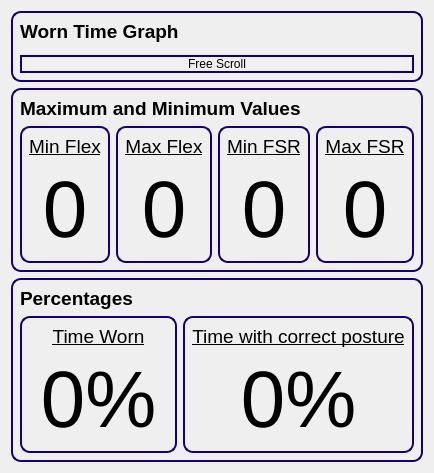
         <widget class="QWidget" name="page_6">
          <layout class="QGridLayout" name="gridLayout_21">
           <item row="2" column="0" colspan="2">
            <widget class="QWidget" name="widget_13" native="true">
             <property name="styleSheet">
              <string notr="true">  border: 2px solid rgb(25, 0, 108);
  border-radius: 10px;</string>
             </property>
             <layout class="QGridLayout" name="gridLayout_19">
              <item row="0" column="0" alignment="Qt::AlignTop">
               <widget class="QLabel" name="label_13">
                <property name="font">
                 <font>
                  <pointsize>14</pointsize>
                  <bold>true</bold>
                 </font>
                </property>
                <property name="styleSheet">
                 <string notr="true">border:0px</string>
                </property>
                <property name="text">
                 <string>Percentages</string>
                </property>
               </widget>
              </item>
              <item row="1" column="0">
               <layout class="QHBoxLayout" name="horizontalLayout_5">
                <item>
                 <widget class="QWidget" name="widget_16" native="true">
                  <layout class="QVBoxLayout" name="verticalLayout_6">
                   <item>
                    <widget class="QLabel" name="label_22">
                     <property name="font">
                      <font>
                       <pointsize>14</pointsize>
                       <underline>true</underline>
                      </font>
                     </property>
                     <property name="styleSheet">
                      <string notr="true">  border: 0px solid rgb(25, 0, 108);
  border-radius: 10px;</string>
                     </property>
                     <property name="text">
                      <string>Time Worn</string>
                     </property>
                     <property name="alignment">
                      <set>Qt::AlignCenter</set>
                     </property>
                    </widget>
                   </item>
                   <item>
                    <widget class="QLabel" name="label_23">
                     <property name="font">
                      <font>
                       <pointsize>60</pointsize>
                      </font>
                     </property>
                     <property name="styleSheet">
                      <string notr="true">  border: 0px solid rgb(25, 0, 108);
  border-radius: 10px;</string>
                     </property>
                     <property name="text">
                      <string>0%</string>
                     </property>
                     <property name="alignment">
                      <set>Qt::AlignCenter</set>
                     </property>
                    </widget>
                   </item>
                  </layout>
                 </widget>
                </item>
                <item>
                 <widget class="QWidget" name="widget_14" native="true">
                  <layout class="QVBoxLayout" name="verticalLayout_11">
                   <item>
                    <widget class="QLabel" name="label_24">
                     <property name="font">
                      <font>
                       <pointsize>14</pointsize>
                       <underline>true</underline>
                      </font>
                     </property>
                     <property name="styleSheet">
                      <string notr="true">  border: 0px solid rgb(25, 0, 108);
  border-radius: 10px;</string>
                     </property>
                     <property name="text">
                      <string>Time with correct posture</string>
                     </property>
                     <property name="alignment">
                      <set>Qt::AlignCenter</set>
                     </property>
                    </widget>
                   </item>
                   <item>
                    <widget class="QLabel" name="label_25">
                     <property name="font">
                      <font>
                       <pointsize>60</pointsize>
                      </font>
                     </property>
                     <property name="styleSheet">
                      <string notr="true">  border: 0px solid rgb(25, 0, 108);
  border-radius: 10px;</string>
                     </property>
                     <property name="text">
                      <string>0%</string>
                     </property>
                     <property name="alignment">
                      <set>Qt::AlignCenter</set>
                     </property>
                    </widget>
                   </item>
                  </layout>
                 </widget>
                </item>
               </layout>
              </item>
             </layout>
            </widget>
           </item>
           <item row="1" column="0" colspan="2">
            <widget class="QWidget" name="widget_15" native="true">
             <property name="styleSheet">
              <string notr="true">  border: 2px solid rgb(25, 0, 108);
  border-radius: 10px;</string>
             </property>
             <layout class="QGridLayout" name="gridLayout_20">
              <item row="1" column="0">
               <layout class="QVBoxLayout" name="verticalLayout_5">
                <item>
                 <layout class="QHBoxLayout" name="horizontalLayout_6">
                  <item>
                   <widget class="QWidget" name="widget_6" native="true">
                    <layout class="QVBoxLayout" name="verticalLayout_7">
                     <item>
                      <widget class="QLabel" name="label_7">
                       <property name="font">
                        <font>
                         <pointsize>14</pointsize>
                         <underline>true</underline>
                        </font>
                       </property>
                       <property name="styleSheet">
                        <string notr="true">  border: 0px solid rgb(25, 0, 108);
  border-radius: 10px;</string>
                       </property>
                       <property name="text">
                        <string>Min Flex</string>
                       </property>
                       <property name="alignment">
                        <set>Qt::AlignCenter</set>
                       </property>
                      </widget>
                     </item>
                     <item>
                      <widget class="QLabel" name="label_18">
                       <property name="font">
                        <font>
                         <pointsize>60</pointsize>
                        </font>
                       </property>
                       <property name="styleSheet">
                        <string notr="true">  border: 0px solid rgb(25, 0, 108);
  border-radius: 10px;</string>
                       </property>
                       <property name="text">
                        <string>0</string>
                       </property>
                       <property name="alignment">
                        <set>Qt::AlignCenter</set>
                       </property>
                      </widget>
                     </item>
                    </layout>
                   </widget>
                  </item>
                  <item>
                   <widget class="QWidget" name="widget_10" native="true">
                    <layout class="QVBoxLayout" name="verticalLayout_8">
                     <item>
                      <widget class="QLabel" name="label_8">
                       <property name="font">
                        <font>
                         <pointsize>14</pointsize>
                         <underline>true</underline>
                        </font>
                       </property>
                       <property name="styleSheet">
                        <string notr="true">  border: 0px solid rgb(25, 0, 108);
  border-radius: 10px;</string>
                       </property>
                       <property name="text">
                        <string>Max Flex</string>
                       </property>
                       <property name="alignment">
                        <set>Qt::AlignCenter</set>
                       </property>
                      </widget>
                     </item>
                     <item>
                      <widget class="QLabel" name="label_19">
                       <property name="font">
                        <font>
                         <pointsize>60</pointsize>
                        </font>
                       </property>
                       <property name="styleSheet">
                        <string notr="true">  border: 0px solid rgb(25, 0, 108);
  border-radius: 10px;</string>
                       </property>
                       <property name="text">
                        <string>0</string>
                       </property>
                       <property name="alignment">
                        <set>Qt::AlignCenter</set>
                       </property>
                      </widget>
                     </item>
                    </layout>
                   </widget>
                  </item>
                  <item>
                   <widget class="QWidget" name="widget_8" native="true">
                    <layout class="QVBoxLayout" name="verticalLayout_9">
                     <item>
                      <widget class="QLabel" name="label_11">
                       <property name="font">
                        <font>
                         <pointsize>14</pointsize>
                         <underline>true</underline>
                        </font>
                       </property>
                       <property name="styleSheet">
                        <string notr="true">  border: 0px solid rgb(25, 0, 108);
  border-radius: 10px;</string>
                       </property>
                       <property name="text">
                        <string>Min FSR</string>
                       </property>
                       <property name="alignment">
                        <set>Qt::AlignCenter</set>
                       </property>
                      </widget>
                     </item>
                     <item>
                      <widget class="QLabel" name="label_20">
                       <property name="font">
                        <font>
                         <pointsize>60</pointsize>
                        </font>
                       </property>
                       <property name="styleSheet">
                        <string notr="true">  border: 0px solid rgb(25, 0, 108);
  border-radius: 10px;</string>
                       </property>
                       <property name="text">
                        <string>0</string>
                       </property>
                       <property name="alignment">
                        <set>Qt::AlignCenter</set>
                       </property>
                      </widget>
                     </item>
                    </layout>
                   </widget>
                  </item>
                  <item>
                   <widget class="QWidget" name="widget_4" native="true">
                    <layout class="QVBoxLayout" name="verticalLayout_10">
                     <item>
                      <widget class="QLabel" name="label_12">
                       <property name="font">
                        <font>
                         <pointsize>14</pointsize>
                         <underline>true</underline>
                        </font>
                       </property>
                       <property name="styleSheet">
                        <string notr="true">  border: 0px solid rgb(25, 0, 108);
  border-radius: 10px;</string>
                       </property>
                       <property name="text">
                        <string>Max FSR</string>
                       </property>
                       <property name="alignment">
                        <set>Qt::AlignCenter</set>
                       </property>
                      </widget>
                     </item>
                     <item>
                      <widget class="QLabel" name="label_21">
                       <property name="font">
                        <font>
                         <pointsize>60</pointsize>
                        </font>
                       </property>
                       <property name="styleSheet">
                        <string notr="true">  border: 0px solid rgb(25, 0, 108);
  border-radius: 10px;</string>
                       </property>
                       <property name="text">
                        <string>0</string>
                       </property>
                       <property name="alignment">
                        <set>Qt::AlignCenter</set>
                       </property>
                      </widget>
                     </item>
                    </layout>
                   </widget>
                  </item>
                 </layout>
                </item>
               </layout>
              </item>
              <item row="0" column="0" alignment="Qt::AlignTop">
               <widget class="QLabel" name="label_14">
                <property name="font">
                 <font>
                  <pointsize>14</pointsize>
                  <bold>true</bold>
                 </font>
                </property>
                <property name="styleSheet">
                 <string notr="true">border:0px</string>
                </property>
                <property name="text">
                 <string>Maximum and Minimum Values</string>
                </property>
               </widget>
              </item>
             </layout>
            </widget>
           </item>
           <item row="0" column="0" colspan="2">
            <widget class="QWidget" name="widget_7" native="true">
             <property name="sizePolicy">
              <sizepolicy hsizetype="Preferred" vsizetype="Expanding">
               <horstretch>0</horstretch>
               <verstretch>100</verstretch>
              </sizepolicy>
             </property>
             <property name="styleSheet">
              <string notr="true">  border: 2px solid rgb(25, 0, 108);
  border-radius: 10px;</string>
             </property>
             <layout class="QGridLayout" name="gridLayout_12">
              <item row="0" column="0" alignment="Qt::AlignTop">
               <widget class="QLabel" name="label_10">
                <property name="font">
                 <font>
                  <pointsize>14</pointsize>
                  <bold>true</bold>
                 </font>
                </property>
                <property name="styleSheet">
                 <string notr="true">border:0px</string>
                </property>
                <property name="text">
                 <string>Worn Time Graph</string>
                </property>
               </widget>
              </item>
              <item row="3" column="0">
               <widget class="QPushButton" name="pushButton">
                <property name="styleSheet">
                 <string notr="true">QWidget:hover{
background-color: rgb(186, 186, 186);
}</string>
                </property>
                <property name="text">
                 <string>Free Scroll</string>
                </property>
               </widget>
              </item>
              <item row="1" column="0" rowspan="2">
               <widget class="QWidget" name="widget_12" native="true">
                <property name="sizePolicy">
                 <sizepolicy hsizetype="Preferred" vsizetype="Preferred">
                  <horstretch>0</horstretch>
                  <verstretch>10</verstretch>
                 </sizepolicy>
                </property>
                <property name="styleSheet">
                 <string notr="true">border:0px</string>
                </property>
               </widget>
              </item>
             </layout>
            </widget>
           </item>
          </layout>
         </widget>
